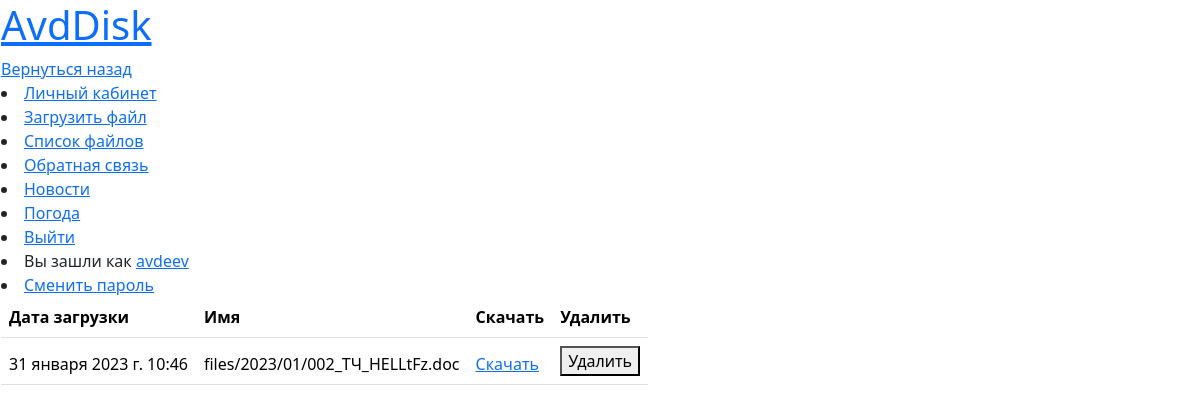
The app's page /disk/file-list (signed in), older data.
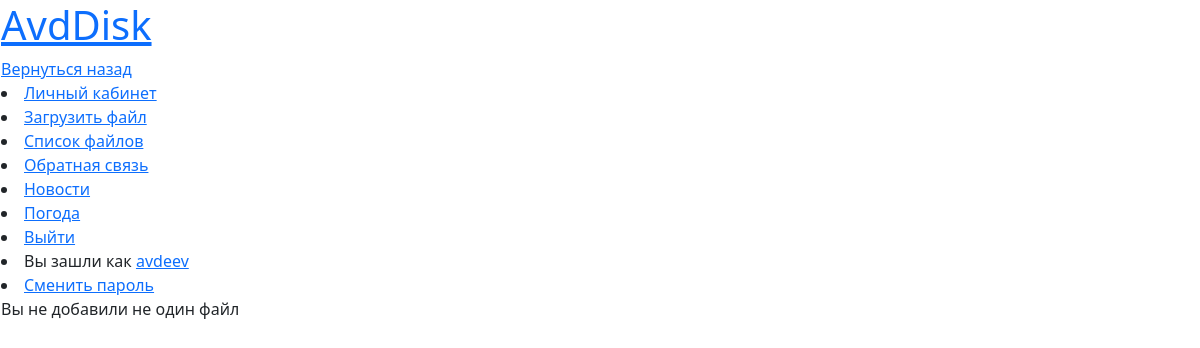
The same page, newer data.
### avddisk/models.py (models this page shows)
class File(models.Model):
    name = models.FileField(upload_to='files/%Y/%m/', verbose_name='Загрузить файл', unique=True)
    time_load = models.DateTimeField(auto_now_add=True, verbose_name='Дата загрузки')
    author = models.ForeignKey(Profile, on_delete=models.CASCADE, default='', null=True, blank=True)
    class Meta:
        ordering = ['name']
        verbose_name = 'Загруженные файлы'
        verbose_name_plural = 'Загруженные файлы'

### avddisk/views.py (the view)
class FileListView(LoginRequiredMixin, DataMixin, ListView):
    model = File
    template_name = 'base/file_list.html'
    success_url = reverse_lazy('file')
    login_url = reverse_lazy('login')
    paginate_by = 30
    def get_context_data(self, **kwargs):
        context = super().get_context_data(**kwargs)
        c_def = self.get_user_context(**kwargs)
        return dict(list(context.items()) + list(c_def.items()))
    def get_queryset(self):
        user = self.request.user.id
        file_list = File.objects.filter(author=user)
        return file_list

### avddisk/utils.py (called while the page is built)
    def get_user_context(self, **kwargs):
        context = kwargs
        context['title'] = title
        context['files_uploaded'] = File.objects.all()
        context['possibility'] = possibility
        return context

### avddisk/templates/base/file_list.html (shortened to what this page needs)
{% extends "base/base.html" %}
{% block content %}
{% if file_list %}
    <table class="table" xmlns="http://www.w3.org/1999/html">
    <thead>
    <tr>
    <th>Дата загрузки</th>
    <th>Имя</th>
    <th>Скачать</th>
    <th>Удалить</th>
      {% for file in file_list %}
          <tr>
          <td>{{ file.time_load }}</td>
              <td>{{ file.name }}</td>
              <td><a href="{% url 'download_file' file.pk %}">Скачать</a></td>
              <td><form method="post" action="{% url 'delete_file' file.pk %}">
                  <button type="submit">Удалить</button>
              </form>
              </td>
          </tr>
      {% endfor %}
    {% else %}
      <p>Вы не добавили не один файл</p>
    {% endif %}
    </table>
{% endblock %}

### avddisk/templates/base/base.html (shortened to what this page needs)
{% load static %}
<!DOCTYPE html>
<html lang="en">
<head>
    <link type="text/css" href="{% static 'avddisk/css/bootstrap.min.css' %}" rel="stylesheet"/>
</head>
<body>
<div class="jumbotron">
<table class="table-page">
<tr><td>
    {% block mainmenu %}
        <h1><a href="{% url 'home' %}">{{ title }}</a></h1>
       <a href="#" onclick="history.back();return false;">Вернуться назад</a>
        {% for p in possibility %}
    <li><a href="{% url p.url_name %}">{{ p.title }}</a></li>
            {% endfor %}
        {% if request.user.is_authenticated %}
        <li class="last"><a href="{% url 'logout' %}">Выйти</a></li>
        <li class="last">Вы зашли как <a href="{% url 'user_page' %}">{{ user.first_name }}</a></li>
        <li class="last"><a href="{% url 'password_reset' %}">Сменить пароль</a></li>
        {% else %}
        <li class="last"><a href="{% url 'login' %}">Войти</a></li>
        <li class="last"><a href="{% url 'registration' %}">Регистрация</a></li>
        {% endif %}
{% endblock mainmenu %}
{% block content %}
{% endblock %}
</body>
</html>

Row changes from the older to the newer data that the page shows:
removed File: time_load "31 января 2023 г. 10:46", name "files/2023/01/002_ТЧ_HELLtFz.doc"
Text that changed along with them:
text no longer shown: "Дата загрузки Имя Скачать Удалить"
text now shown: "Вы не добавили не один файл"
